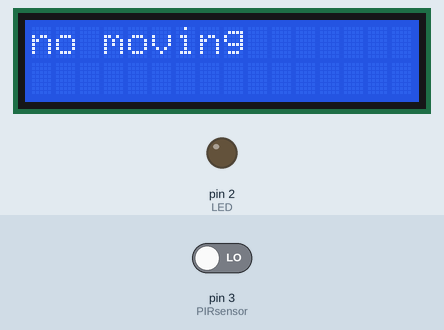
This sketch was run on a simulated Arduino Uno, built with avr-gcc and run on an emulated ATmega328P. On the bench: 16×2 character LCD, output pins drawn as LEDs (lit = HIGH). The inputs (shaded band) are chosen by the test bench; at power-on: pin 3 (PIRsensor) LOW.

Above: at 1.7 s.
1.8 s: pin 3 (PIRsensor) driven HIGH
At 3.3 s:
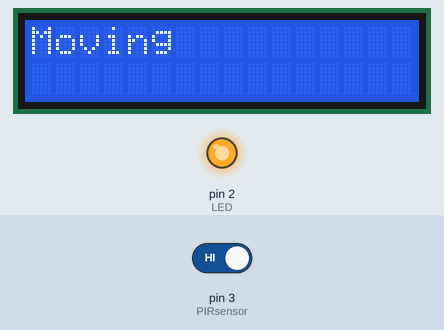
3.6 s: pin 3 (PIRsensor) driven LOW
At 4.7 s:
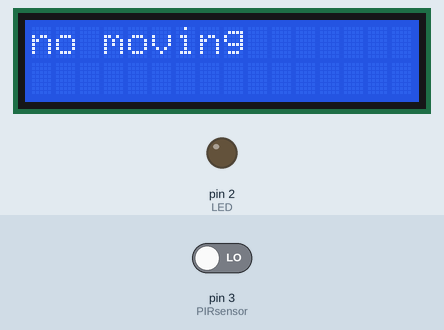
Timing chart, 0 to 6.6 s (numbered marks = the images above; inputs shaded):
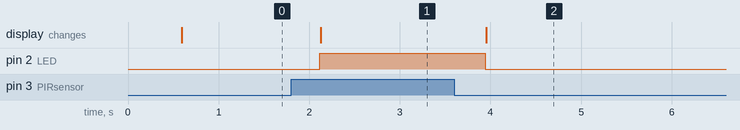

Measured:
- after the input at 1.8 s, pin 2 (LED): LOW → HIGH after 0.32 s; the display: changes after 0.33 s (image 1)
- after the input at 3.6 s, pin 2 (LED): HIGH → LOW after 0.34 s; the display: changes after 0.36 s (image 2)

The sketch:

PRI_Sensor.ino
```cpp
#include <Wire.h>
#include <LiquidCrystal_I2C.h>

LiquidCrystal_I2C lcd(0x27, 16, 2);

int LED = 2;
int PIRsensor = 3;
int PIRstate = 0;

void setup() {
  pinMode(LED, OUTPUT);
  pinMode(PIRsensor, INPUT);

  lcd.init();
  lcd.backlight();
  lcd.setCursor(0, 0);
  lcd.print("Wating to PIR...");
  delay(500);
}

void loop() {
  PIRstate = digitalRead(PIRsensor);

  if (PIRstate == HIGH) {
    // Rörelse upptäckt
    digitalWrite(LED, HIGH);
    lcd.setCursor(0, 0);
    lcd.clear();
    lcd.print("Moving");
    delay(100);
  } else {
    digitalWrite(LED, LOW);
    lcd.setCursor(0, 0);
    lcd.clear();
    lcd.print("no moving");
  }

  delay(500);
}
```
